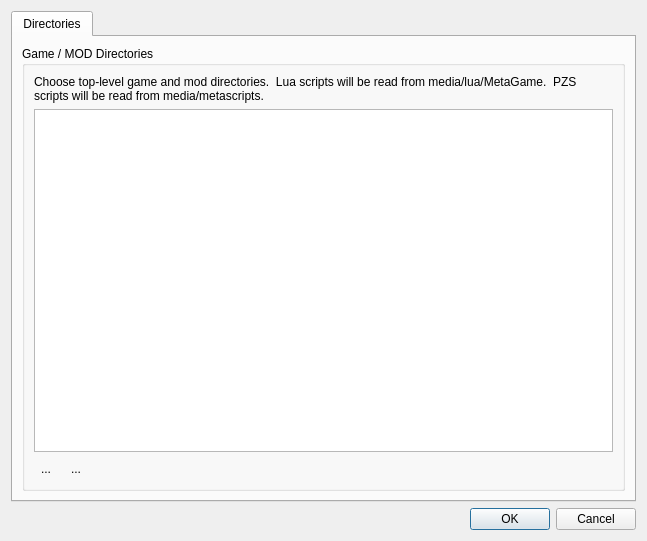
<?xml version="1.0" encoding="UTF-8"?>
<ui version="4.0">
 <class>PreferencesDialog</class>
 <widget class="QDialog" name="PreferencesDialog">
  <property name="geometry">
   <rect>
    <x>0</x>
    <y>0</y>
    <width>647</width>
    <height>541</height>
   </rect>
  </property>
  <property name="windowTitle">
   <string>Dialog</string>
  </property>
  <layout class="QGridLayout" name="gridLayout_2">
   <item row="0" column="0">
    <widget class="QTabWidget" name="tabWidget">
     <property name="currentIndex">
      <number>0</number>
     </property>
     <widget class="QWidget" name="tab">
      <attribute name="title">
       <string>Directories</string>
      </attribute>
      <layout class="QGridLayout" name="gridLayout_3">
       <item row="0" column="0">
        <widget class="QGroupBox" name="groupBox">
         <property name="title">
          <string>Game / MOD Directories</string>
         </property>
         <layout class="QGridLayout" name="gridLayout">
          <item row="1" column="0">
           <widget class="QListWidget" name="gameDirList"/>
          </item>
          <item row="2" column="0">
           <layout class="QHBoxLayout" name="horizontalLayout">
            <item>
             <widget class="QToolButton" name="addGameDir">
              <property name="text">
               <string>...</string>
              </property>
              <property name="icon">
               <iconset resource="editor.qrc">
                <normaloff>:/images/22x22/add.png</normaloff>:/images/22x22/add.png</iconset>
              </property>
              <property name="iconSize">
               <size>
                <width>22</width>
                <height>22</height>
               </size>
              </property>
              <property name="autoRaise">
               <bool>true</bool>
              </property>
             </widget>
            </item>
            <item>
             <widget class="QToolButton" name="removeGameDir">
              <property name="text">
               <string>...</string>
              </property>
              <property name="icon">
               <iconset resource="editor.qrc">
                <normaloff>:/images/16x16/edit-delete.png</normaloff>:/images/16x16/edit-delete.png</iconset>
              </property>
              <property name="iconSize">
               <size>
                <width>22</width>
                <height>22</height>
               </size>
              </property>
              <property name="autoRaise">
               <bool>true</bool>
              </property>
             </widget>
            </item>
            <item>
             <spacer name="horizontalSpacer">
              <property name="orientation">
               <enum>Qt::Horizontal</enum>
              </property>
              <property name="sizeHint" stdset="0">
               <size>
                <width>40</width>
                <height>20</height>
               </size>
              </property>
             </spacer>
            </item>
           </layout>
          </item>
          <item row="0" column="0">
           <widget class="QLabel" name="label">
            <property name="text">
             <string>Choose top-level game and mod directories.  Lua scripts will be read from media/lua/MetaGame.  PZS scripts will be read from media/metascripts.</string>
            </property>
            <property name="wordWrap">
             <bool>true</bool>
            </property>
           </widget>
          </item>
         </layout>
        </widget>
       </item>
      </layout>
     </widget>
    </widget>
   </item>
   <item row="1" column="0">
    <widget class="QDialogButtonBox" name="buttonBox">
     <property name="orientation">
      <enum>Qt::Horizontal</enum>
     </property>
     <property name="standardButtons">
      <set>QDialogButtonBox::Cancel|QDialogButtonBox::Ok</set>
     </property>
    </widget>
   </item>
  </layout>
 </widget>
 <resources>
  <include location="editor.qrc"/>
 </resources>
 <connections>
  <connection>
   <sender>buttonBox</sender>
   <signal>accepted()</signal>
   <receiver>PreferencesDialog</receiver>
   <slot>accept()</slot>
   <hints>
    <hint type="sourcelabel">
     <x>248</x>
     <y>254</y>
    </hint>
    <hint type="destinationlabel">
     <x>157</x>
     <y>274</y>
    </hint>
   </hints>
  </connection>
  <connection>
   <sender>buttonBox</sender>
   <signal>rejected()</signal>
   <receiver>PreferencesDialog</receiver>
   <slot>reject()</slot>
   <hints>
    <hint type="sourcelabel">
     <x>316</x>
     <y>260</y>
    </hint>
    <hint type="destinationlabel">
     <x>286</x>
     <y>274</y>
    </hint>
   </hints>
  </connection>
 </connections>
</ui>
